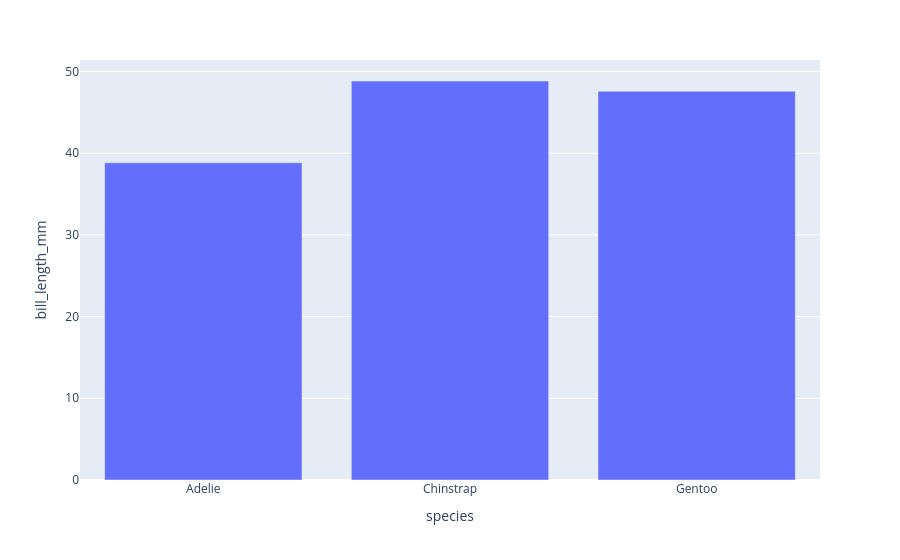

Notebook cell for this chart:
### Code cell
# Gráfico de los promedios usando Plotly
grafico = px.bar(largoPicoPromedio, x="species", y="bill_length_mm")
grafico.show()

### Figure 1 — Plotly figure (JSON) as saved in the notebook; plotly's stock layout.template omitted (floating-point values rounded to 4 significant figures)
{"data": [{"hovertemplate": "species=%{x}<br>bill_length_mm=%{y}<extra></extra>", "legendgroup": "", "marker": {"color": "#636efa", "pattern": {"shape": ""}}, "name": "", "orientation": "v", "showlegend": false, "textposition": "auto", "type": "bar", "x": ["Adelie", "Chinstrap", "Gentoo"], "xaxis": "x", "y": [38.82, 48.83, 47.57], "yaxis": "y"}], "layout": {"barmode": "relative", "legend": {"tracegroupgap": 0}, "margin": {"t": 60}, "xaxis": {"anchor": "y", "domain": [0, 1], "title": {"text": "species"}}, "yaxis": {"anchor": "x", "domain": [0, 1], "title": {"text": "bill_length_mm"}}}}
